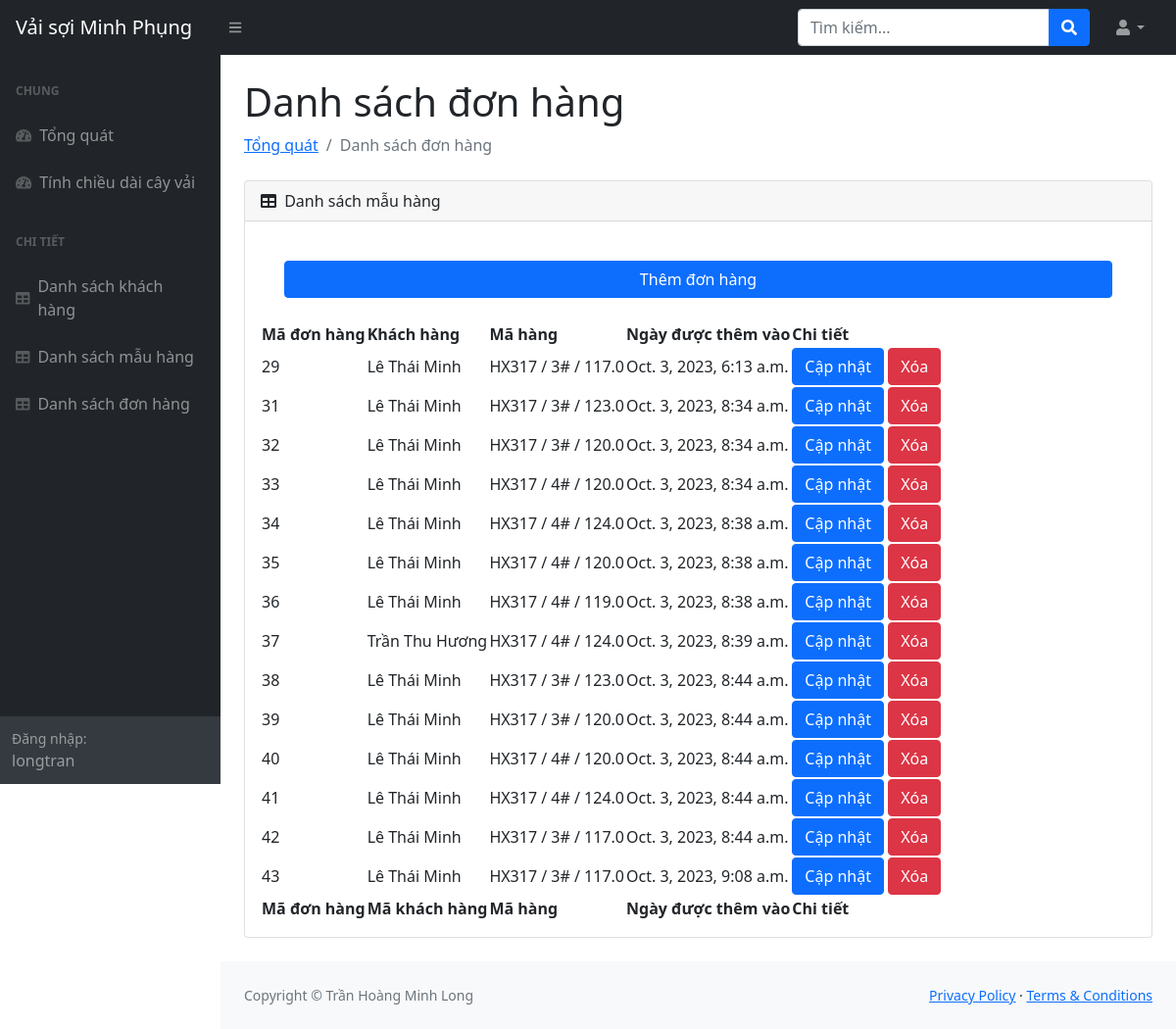
The app's page /orderTable (signed in) with its own data.
### management/models.py (models this page shows, shortened)
class Order(models.Model):
    order_id = models.BigAutoField(primary_key=True)
    customer = models.ForeignKey(Customer, null=True, on_delete=models.SET_NULL)
    product = models.ForeignKey(Product, null=True, on_delete=models.SET_NULL)
    order_date = models.DateTimeField(auto_now_add=True, null=True)

class Customer(models.Model):
    customer_id = models.BigAutoField(primary_key=True)
    lastname = models.CharField(max_length=64)
    middlename = models.CharField(max_length=64, null=True)
    firstname = models.CharField(max_length=64)
    phone = models.CharField(max_length=64, null=True)
    socialnumber = models.IntegerField(null=True)
    customer_date = models.DateTimeField(auto_now_add=True, null=True)
    def __str__(self):
        return f'{self.lastname} {self.middlename} {self.firstname}'

class Product(models.Model):
    measurement_unit_choices = [
        ('m', 'meter'),
        ('y', 'yard'),
    ]
    product_id = models.BigAutoField(primary_key=True)
    color = models.CharField(max_length=64)
    hexcolor = models.CharField(max_length=64)
    length = models.FloatField()
    measurement_unit = models.CharField(max_length = 64, choices = measurement_unit_choices)
    type = models.CharField(max_length=64)
    location = models.CharField(max_length=64, null=True)
    measurement_unit = models.CharField(max_length=64, choices=measurement_unit_choices)
    product_date = models.DateTimeField(auto_now_add=True, null=True)
    def __str__(self):
        return f'{self.type} / {self.color} / {self.length}'

### management/decorators.py (the view)
        def wrapper_func(request, *args, **kwargs):
            group = None
            if request.user.groups.exists():
                group = request.user.groups.all()[0].name
            if group in allowed_roles:
                return view_func(request, *args, **kwargs)
            else:
                return HttpResponse("Bạn không có quyền truy cập")

### management/views.py (called while the page is built)
@login_required(login_url="login")
@allowed_users(allowed_roles=["admin"])
def orderTable(request):
    order = Order.objects.all()
    context = {
        "order": order,
    }
    return render(request, "management/tables/orderTable.html", context)

### management/templates/management/tables/orderTable.html
{% extends 'management/main.html' %} {%block content%}
<main>
  <div class="container-fluid px-4">
    <h1 class="mt-4">Danh sách đơn hàng</h1>
    <ol class="breadcrumb mb-4">
      <li class="breadcrumb-item"><a href="home">Tổng quát</a></li>
      <li class="breadcrumb-item active">Danh sách đơn hàng</li>
    </ol>
    <div class="card mb-4">
      <div class="card-header">
        <i class="fas fa-table me-1"></i>
        Danh sách mẫu hàng
      </div>
      <div class="card-body">
        <div class="d-grid gap-2">
          <a
            href="{% url 'formOrder'%}"
            class="m-4 btn btn-primary"
            role="button"
            >Thêm đơn hàng</a
          >
        </div>
        <table id="datatablesSimple">
          <thead>
            <tr>
              <th>Mã đơn hàng</th>
              <th>Khách hàng</th>
              <th>Mã hàng</th>
              <th>Ngày được thêm vào</th>
              <th>Chi tiết</th>
            </tr>
          </thead>
          <tfoot>
            <tr>
              <th>Mã đơn hàng</th>
              <th>Mã khách hàng</th>
              <th>Mã hàng</th>
              <th>Ngày được thêm vào</th>
              <th>Chi tiết</th>
            </tr>
          </tfoot>
          <tbody>
            {% for order in order %}
            <tr>
              <td>{{order.order_id}}</td>
              <td>{{order.customer}}</td>
              <td>{{order.product}}</td>
              <td>{{order.order_date}}</td>
              <td>
                <a
                  href="{% url 'updateOrder' order.order_id %}"
                  class="btn btn-primary"
                  >Cập nhật</a
                >
                <a
                  href="{% url 'deleteOrder' order.order_id %}"
                  class="btn btn-danger"
                  >Xóa</a
                >
              </td>
            </tr>
            {% endfor %}
          </tbody>
        </table>
      </div>
    </div>
  </div>
</main>
{%endblock%}

### management/templates/management/sidenavbar.html (shortened to what this page needs)
<div id="layoutSidenav_nav">
  <nav class="sb-sidenav accordion sb-sidenav-dark" id="sidenavAccordion">
    <div class="sb-sidenav-menu">
      <div class="nav">
        <div class="sb-sidenav-menu-heading">Chung</div>
        <a class="nav-link" href="{% url "home"%}">
          <div class="sb-nav-link-icon">
            <i class="fas fa-tachometer-alt"></i>
          </div>
          Tổng quát
        </a>
        <a class="nav-link" href="{% url "lengthCalculator"%}">
          <div class="sb-nav-link-icon">
            <i class="fas fa-tachometer-alt"></i>
          </div>
          Tính chiều dài cây vải
        </a>
        <div class="sb-sidenav-menu-heading">Chi tiết</div>
        <a class="nav-link" href="{% url 'customerTable' %}">
          <div class="sb-nav-link-icon"><i class="fas fa-table"></i></div>
          Danh sách khách hàng
        </a>
        <a class="nav-link" href="{% url 'productTable' %}">
          <div class="sb-nav-link-icon"><i class="fas fa-table"></i></div>
          Danh sách mẫu hàng
        </a>
        <a class="nav-link" href="{% url 'orderTable' %}">
          <div class="sb-nav-link-icon"><i class="fas fa-table"></i></div>
          Danh sách đơn hàng
        </a>
      </div>
    </div>
    <div class="sb-sidenav-footer">
      <div class="small">Đăng nhập:</div>
      {{request.user}}
    </div>
  </nav>
</div>

### records on screen
Order: order_id "29", customer "Lê Thái Minh", product "HX317 / 3# / 117.0", order_date "Oct. 3, 2023, 6:13 a.m."
Order: order_id "31", customer "Lê Thái Minh", product "HX317 / 3# / 123.0", order_date "Oct. 3, 2023, 8:34 a.m."
Order: order_id "32", customer "Lê Thái Minh", product "HX317 / 3# / 120.0", order_date "Oct. 3, 2023, 8:34 a.m."
Order: order_id "33", customer "Lê Thái Minh", product "HX317 / 4# / 120.0", order_date "Oct. 3, 2023, 8:34 a.m."
Order: order_id "34", customer "Lê Thái Minh", product "HX317 / 4# / 124.0", order_date "Oct. 3, 2023, 8:38 a.m."
Order: order_id "35", customer "Lê Thái Minh", product "HX317 / 4# / 120.0", order_date "Oct. 3, 2023, 8:38 a.m."
Order: order_id "36", customer "Lê Thái Minh", product "HX317 / 4# / 119.0", order_date "Oct. 3, 2023, 8:38 a.m."
Order: order_id "37", customer "Trần Thu Hương", product "HX317 / 4# / 124.0", order_date "Oct. 3, 2023, 8:39 a.m."
Order: order_id "38", customer "Lê Thái Minh", product "HX317 / 3# / 123.0", order_date "Oct. 3, 2023, 8:44 a.m."
Order: order_id "39", customer "Lê Thái Minh", product "HX317 / 3# / 120.0", order_date "Oct. 3, 2023, 8:44 a.m."
Order: order_id "40", customer "Lê Thái Minh", product "HX317 / 4# / 120.0", order_date "Oct. 3, 2023, 8:44 a.m."
Order: order_id "41", customer "Lê Thái Minh", product "HX317 / 4# / 124.0", order_date "Oct. 3, 2023, 8:44 a.m."
Order: order_id "42", customer "Lê Thái Minh", product "HX317 / 3# / 117.0", order_date "Oct. 3, 2023, 8:44 a.m."
Order: order_id "43", customer "Lê Thái Minh", product "HX317 / 3# / 117.0", order_date "Oct. 3, 2023, 9:08 a.m."

### other values on screen
{{ request.user }} "longtran"
